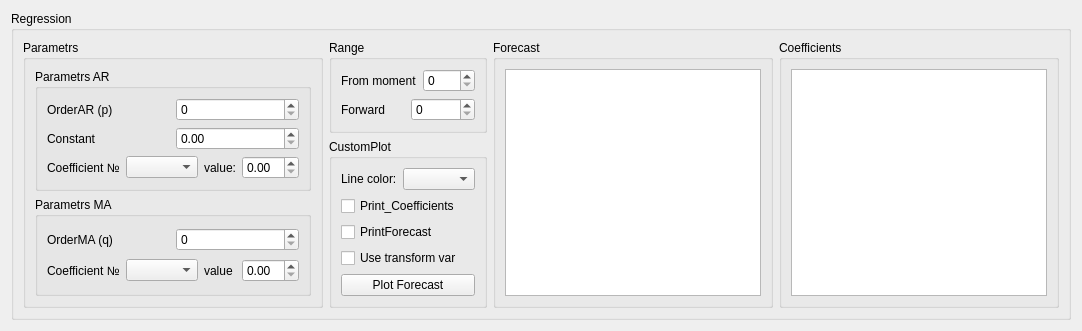
     <widget class="QWidget" name="tab_2">
      <attribute name="title">
       <string>Advanced</string>
      </attribute>
      <layout class="QVBoxLayout" name="verticalLayout_5">
       <item>
        <widget class="QGroupBox" name="groupBox_3">
         <property name="title">
          <string>Regression</string>
         </property>
         <layout class="QHBoxLayout" name="horizontalLayout_19">
          <item>
           <widget class="QGroupBox" name="groupBoxRegressionParametrs">
            <property name="title">
             <string>Parametrs</string>
            </property>
            <layout class="QVBoxLayout" name="verticalLayout_9">
             <item>
              <widget class="QGroupBox" name="groupBox_4">
               <property name="title">
                <string>Parametrs AR</string>
               </property>
               <layout class="QVBoxLayout" name="verticalLayout_3">
                <item>
                 <layout class="QHBoxLayout" name="horizontalLayout_11">
                  <item>
                   <widget class="QLabel" name="label_4">
                    <property name="text">
                     <string>OrderAR (p)</string>
                    </property>
                   </widget>
                  </item>
                  <item>
                   <widget class="QSpinBox" name="spinBox_OrderAR"/>
                  </item>
                 </layout>
                </item>
                <item>
                 <layout class="QHBoxLayout" name="horizontalLayout_4">
                  <item>
                   <widget class="QLabel" name="labelCoeff1">
                    <property name="text">
                     <string>Constant</string>
                    </property>
                   </widget>
                  </item>
                  <item>
                   <widget class="QDoubleSpinBox" name="doubleSpinBoxConstTerm"/>
                  </item>
                 </layout>
                </item>
                <item>
                 <layout class="QHBoxLayout" name="horizontalLayout_5">
                  <item>
                   <widget class="QLabel" name="labelCoeff2">
                    <property name="text">
                     <string>Coefficient №</string>
                    </property>
                   </widget>
                  </item>
                  <item>
                   <widget class="QComboBox" name="comboBoxNumberOfCoefficient"/>
                  </item>
                  <item>
                   <widget class="QLabel" name="label_3">
                    <property name="text">
                     <string>value:</string>
                    </property>
                   </widget>
                  </item>
                  <item>
                   <widget class="QDoubleSpinBox" name="doubleSpinBoxCoeff2"/>
                  </item>
                 </layout>
                </item>
               </layout>
              </widget>
             </item>
             <item>
              <widget class="QGroupBox" name="groupBox_ParametrsMA">
               <property name="title">
                <string>Parametrs MA</string>
               </property>
               <layout class="QVBoxLayout" name="verticalLayout_8">
                <item>
                 <layout class="QHBoxLayout" name="horizontalLayout_7">
                  <item>
                   <widget class="QLabel" name="labelOrderMA">
                    <property name="text">
                     <string>OrderMA (q)</string>
                    </property>
                   </widget>
                  </item>
                  <item>
                   <widget class="QSpinBox" name="spinBoxOrderMA"/>
                  </item>
                 </layout>
                </item>
                <item>
                 <layout class="QHBoxLayout" name="horizontalLayout_18">
                  <item>
                   <widget class="QLabel" name="label_5">
                    <property name="text">
                     <string>Coefficient №</string>
                    </property>
                   </widget>
                  </item>
                  <item>
                   <widget class="QComboBox" name="comboBoxCoeffMA"/>
                  </item>
                  <item>
                   <widget class="QLabel" name="label_6">
                    <property name="text">
                     <string>value</string>
                    </property>
                   </widget>
                  </item>
                  <item>
                   <widget class="QDoubleSpinBox" name="doubleSpinBoxCoeffMA"/>
                  </item>
                 </layout>
                </item>
               </layout>
              </widget>
             </item>
            </layout>
           </widget>
          </item>
          <item>
           <layout class="QVBoxLayout" name="verticalLayout_10">
            <item>
             <widget class="QGroupBox" name="groupBox_5">
              <property name="title">
               <string>Range</string>
              </property>
              <layout class="QVBoxLayout" name="verticalLayout_6">
               <item>
                <layout class="QHBoxLayout" name="horizontalLayout_13">
                 <item>
                  <widget class="QLabel" name="label_From_Moment">
                   <property name="text">
                    <string>From moment</string>
                   </property>
                  </widget>
                 </item>
                 <item>
                  <widget class="QSpinBox" name="spinBoxFromMoment"/>
                 </item>
                </layout>
               </item>
               <item>
                <layout class="QHBoxLayout" name="horizontalLayout_6">
                 <item>
                  <widget class="QLabel" name="label">
                   <property name="text">
                    <string>Forward</string>
                   </property>
                  </widget>
                 </item>
                 <item>
                  <widget class="QSpinBox" name="spinBoxForward"/>
                 </item>
                </layout>
               </item>
              </layout>
              <zorder></zorder>
              <zorder></zorder>
             </widget>
            </item>
            <item>
             <widget class="QGroupBox" name="groupBoxPlotParam">
              <property name="title">
               <string>CustomPlot</string>
              </property>
              <layout class="QVBoxLayout" name="verticalLayout_4">
               <item>
                <layout class="QHBoxLayout" name="horizontalLayout_12">
                 <item>
                  <widget class="QLabel" name="label_Colors">
                   <property name="text">
                    <string>Line color:</string>
                   </property>
                  </widget>
                 </item>
                 <item>
                  <widget class="QComboBox" name="comboBoxColors"/>
                 </item>
                </layout>
               </item>
               <item>
                <widget class="QCheckBox" name="checkBoxPrintCoefficients">
                 <property name="text">
                  <string>Print_Coefficients</string>
                 </property>
                </widget>
               </item>
               <item>
                <widget class="QCheckBox" name="checkBoxPrintForecast">
                 <property name="text">
                  <string>PrintForecast</string>
                 </property>
                </widget>
               </item>
               <item>
                <widget class="QCheckBox" name="checkBoxForecastForTransformVar">
                 <property name="text">
                  <string>Use transform var</string>
                 </property>
                </widget>
               </item>
               <item>
                <widget class="QPushButton" name="pushButtonGet">
                 <property name="text">
                  <string>Plot Forecast</string>
                 </property>
                </widget>
               </item>
              </layout>
             </widget>
            </item>
           </layout>
          </item>
          <item>
           <widget class="QGroupBox" name="groupBoxForecast">
            <property name="title">
             <string>Forecast</string>
            </property>
            <layout class="QHBoxLayout" name="horizontalLayout_20">
             <item>
              <widget class="QTextEdit" name="textEditForecast"/>
             </item>
            </layout>
           </widget>
          </item>
          <item>
           <widget class="QGroupBox" name="groupBox_Coefficients">
            <property name="title">
             <string>Coefficients</string>
            </property>
            <layout class="QHBoxLayout" name="horizontalLayout_17">
             <item>
              <widget class="QTextEdit" name="textEditCoefficients"/>
             </item>
            </layout>
           </widget>
          </item>
         </layout>
        </widget>
       </item>
      </layout>
     </widget>
